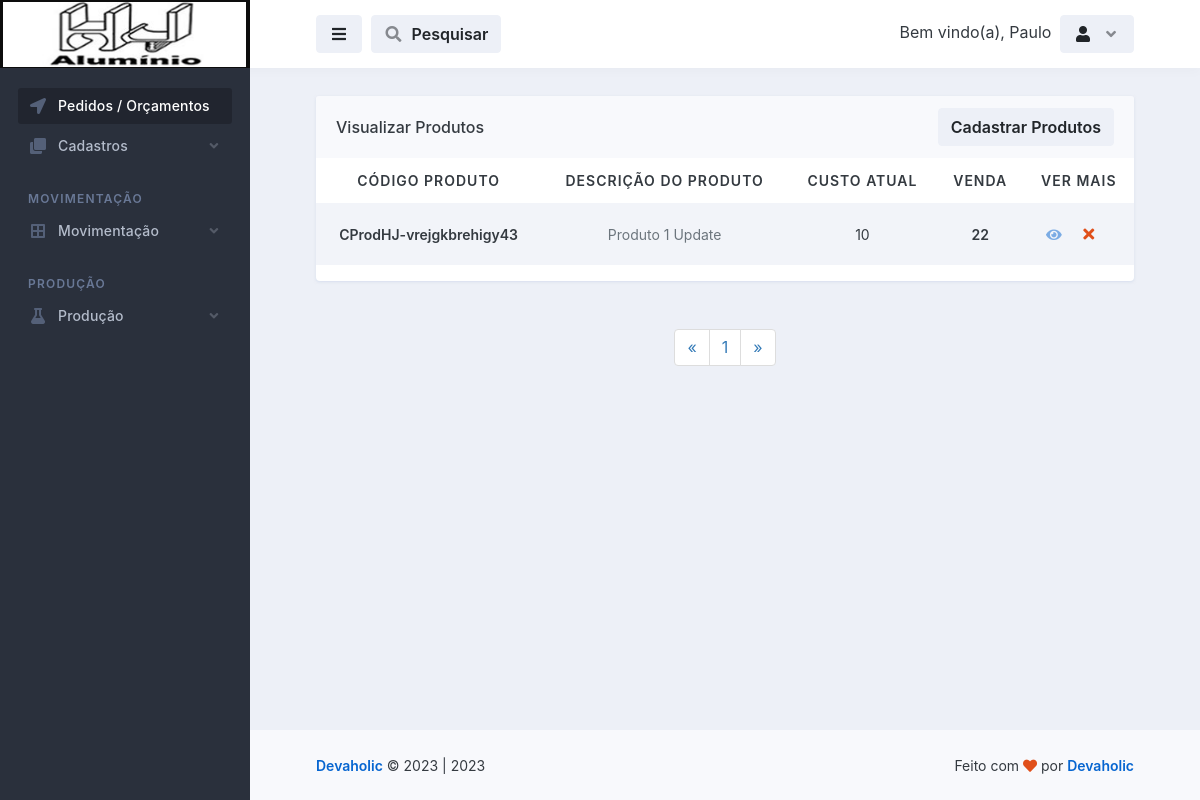
The app's page /produtos/visualizar_produtos.php (signed in), older data.
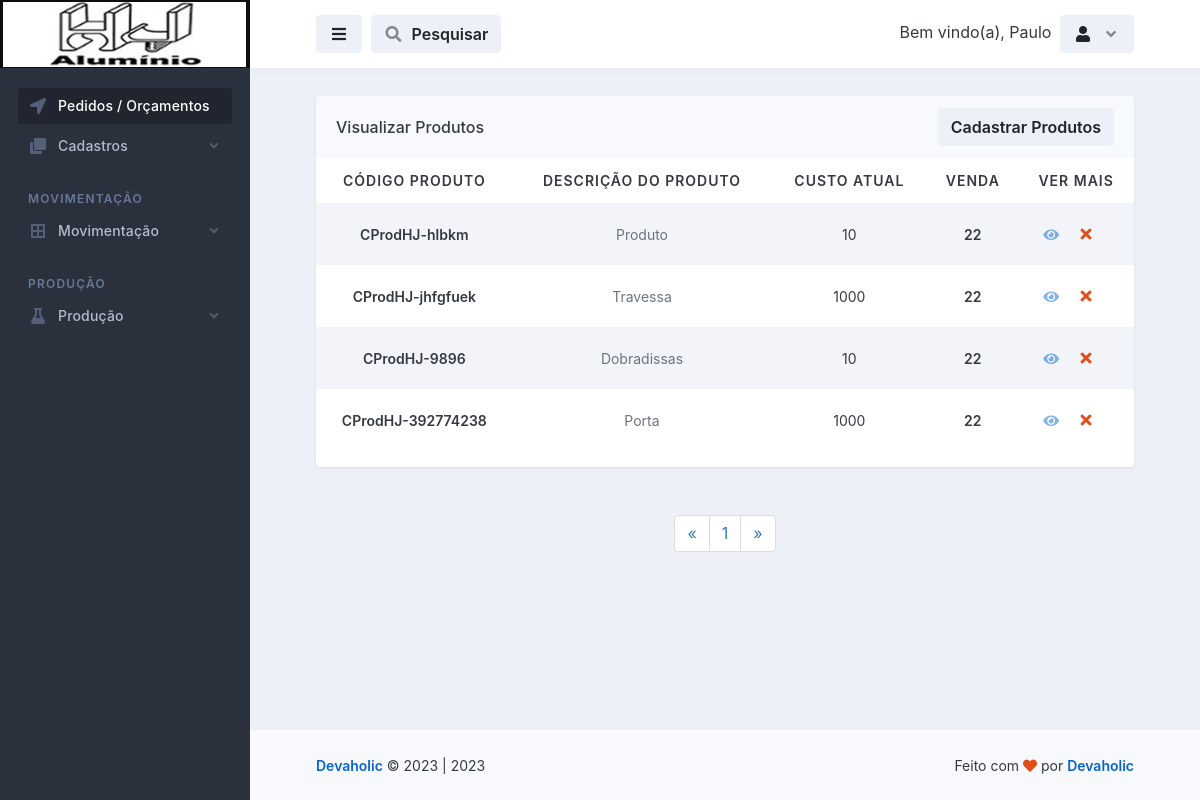
The same page, newer data.
### tables this page shows
CREATE TABLE `logado` (
  `id` int(11) NOT NULL,
  `nome` varchar(50) NOT NULL,
  `email` varchar(100) NOT NULL,
  `senha` varchar(50) NOT NULL,
  `parceiro_colaborador` varchar(100) NOT NULL,
  `cpf` int(100) NOT NULL,
  `rg` int(20) NOT NULL,
  `cep` int(20) NOT NULL,
  `endereco` varchar(100) NOT NULL,
  `telefone` varchar(50) NOT NULL,
  `complemento` varchar(100) NOT NULL,
  `bairro` varchar(100) NOT NULL,
  `cidade` varchar(100) NOT NULL,
  `uf` varchar(20) NOT NULL,
  `nascimento` varchar(100) NOT NULL,
  `nivel` varchar(20) NOT NULL
);

CREATE TABLE `produtos` (
  `id` int(11) NOT NULL,
  `descricao_do_produto` varchar(255) NOT NULL,
  `codigo_produto` varchar(100) NOT NULL,
  `codigo_da_fabrica` varchar(100) NOT NULL,
  `referencia` varchar(255) NOT NULL,
  `libera_para_venda` varchar(100) NOT NULL,
  `bloqueia_estoque_negativo` varchar(100) NOT NULL,
  `embalagem_fornecedor` varchar(100) NOT NULL,
  `consumo_medio` varchar(100) NOT NULL,
  `massa` decimal(10,0) NOT NULL,
  `ultima_alteracao` date NOT NULL,
  `ativo` varchar(20) NOT NULL,
  `custo_atual` decimal(10,0) NOT NULL,
  `markup` decimal(10,0) NOT NULL,
  `venda` decimal(10,0) NOT NULL,
  `ipi` varchar(100) NOT NULL,
  `unidade_basica` varchar(100) NOT NULL,
  `estoque` varchar(100) NOT NULL,
  `estoque_minimo` varchar(255) NOT NULL,
  `estoque_de_seguranca` varchar(255) NOT NULL,
  `tempo_de_reposicao` varchar(100) NOT NULL,
  `linha` varchar(255) NOT NULL,
  `embalagem` varchar(100) NOT NULL,
  `localizador` varchar(255) NOT NULL,
  `classificacao_fiscal` varchar(100) NOT NULL,
  `volume` varchar(100) NOT NULL,
  `quantidade_stock` varchar(255) NOT NULL
);

### database.php (called while the page is built, shortened)
<?php
    class database
    {
        public $server = 'localhost';
        public $user = 'root';
        public $pass = '';
        public $bdn = 'maxportas';
        public function __construct()
        {
            try{
            $this->conn = new PDO('mysql:host='.$this->server.'; dbname='.$this->bdn, $this->user, $this->pass);
            } catch(PDOException $e){
                echo "Error $e";
            }
        }
    }
?>

### controllers/controllers_produtos.php (called while the page is built, shortened)
<?php
    include "../database.php";
class controllers_produtos extends database
{
    public function selecionar_produtos()
    {
        $selecionar_produtos = $this->conn->prepare("SELECT * FROM produtos ORDER BY id DESC");
        $selecionar_produtos->execute();
        $resulprodutos = $selecionar_produtos->fetchAll(PDO::FETCH_ASSOC);
        return $resulprodutos;
    }
}
?>

### produtos/visualizar_produtos.php (the view, shortened to what this page needs)
<?php
$servidor = "localhost";
$usuario = "root";
$senha = "";
$dbname = "maxportas";
$conn = mysqli_connect($servidor, $usuario, $senha, $dbname);
$pagina = (isset($_GET['pagina']))? $_GET['pagina'] : 1;
$result_produtos = "SELECT * FROM produtos ORDER BY id DESC";
$resultado_produtos = mysqli_query($conn, $result_produtos);
$total_produtos = mysqli_num_rows($resultado_produtos);
$quantidade_pg = 10;
$num_pagina = ceil($total_produtos/$quantidade_pg);
$incio = ($quantidade_pg*$pagina)-$quantidade_pg;
$result_produtos = "SELECT * FROM produtos ORDER BY id DESC limit $incio, $quantidade_pg";
$resultado_produtos = mysqli_query($conn, $result_produtos);
?>
<!doctype html>
<html lang="en">
  <head>
    <link rel="stylesheet" id="css-main" href="../assets/css/dashmix.min.css">
    <link rel="stylesheet" href="../assets/css/pagination.css">
  </head>
  <body>
    <div id="page-container" class="sidebar-o sidebar-dark enable-page-overlay side-scroll page-header-fixed main-content-narrow">
    <?php require_once "../template/sidebar.php" ?>
<header id="page-header">
    <div class="content-header">
    <div class="space-x-1">
        <button type="button" class="btn btn-alt-secondary" data-toggle="layout" data-action="sidebar_toggle">
        <i class="fa fa-fw fa-bars"></i>
        </button>
            <button type="button" class="btn btn-alt-secondary" data-toggle="layout" data-action="header_search_on">
              <i class="fa fa-fw opacity-50 fa-search"></i> <span class="ms-1 d-none d-sm-inline-block">Pesquisar</span>
            </button>
    </div>
    <?php require_once "../template/btn_logout.php"; ?>
    </div>
</header>
      <main id="main-container">
        <div class="content content-full content-boxed">
          <div class="row">
            <div class="col-md-12">
              <div class="block block-rounded block-mode-loading-refresh">
                <div class="block-header block-header-default">
                  <h3 class="block-title">
                    Visualizar Produtos
                  </h3>
                  <a class="btn btn-alt-secondary" href="produtos.php">
                    Cadastrar Produtos
                  </a>
                </div>
                <div class="table-responsive">
                  <table class="table table-striped table-hover table-borderless table-vcenter fs-sm">
                  <?php
                    require_once "../controllers/controllers_produtos.php";
                    $selecionar_produtos = new controllers_produtos();
                    $result_produtos = $selecionar_produtos->selecionar_produtos();
                    if(count($result_produtos) > 0)
                    { ?>
                    <thead style="text-align: center;">
                      <tr class="text-uppercase">
                        <th>Código Produto</th>
                        <th>Descrição do Produto</th>
                        <th>Custo Atual</th>
                        <th>Venda</th>
                        <th>Ver Mais</th>
                      </tr>
                    </thead>
                    <?php }?>
                    <tbody style="text-align: center;">
                        <?php
                            require_once "../controllers/controllers_produtos.php";
                            $selecionar_produtos = new controllers_produtos();
                            $result_produtos = $selecionar_produtos->selecionar_produtos();
                            if(count($result_produtos) > 0)
                            {
                              while($row_produtos = mysqli_fetch_assoc($resultado_produtos)){ ?>
                                <tr style="text-align: center;">
                                  <td>
                                      <span class="fw-semibold"><?php echo $row_produtos['codigo_produto']; ?></span>
                                  </td>
                                  <td>
                                    <span class="fs-sm text-muted"><?php echo $row_produtos['descricao_do_produto'];?></span>
                                  </td>
                                  <td>
                                    <?php echo $row_produtos['custo_atual']; ?>
                                  </td>
                                  <td>
                                      <span class="fw-semibold"><?php echo $row_produtos['venda']; ?></span>
                                  </td>
                                  <td class="text-center text-nowrap fw-medium" style="display: flex; justify-content: center; align-items: center;">
                                    <a href="vermais_produtos.php?view_produtos=<?php $idCriptografado = base64_encode($row_produtos['id']); echo $idCriptografado;?>">
                                        <i class="fa fa-eye me-1 opacity-50"></i>
                                    </a>
                                    <?php
                                       echo "<button class='btn' onclick='abrirModal(".$row_produtos['id'].")'><i class='fa fa-fw fa-times text-danger'></i></button>";
                                    ?>
                                  </td>
                                </tr>
                          <?php } } else { echo "<h1>Nenhum registo encontrado!</h1>"; } ?>
                    </tbody>
                  </table>
                </div>
                </div>
                <?php
                  $pagina_anterior = $pagina - 1;
                  $pagina_posterior = $pagina + 1;
                ?>
                <nav class="text-center">
                  <ul class="pagination">
                    <li>
                      <?php
                      if($pagina_anterior != 0){ ?>
                        <a href="visualizar_produtos.php?pagina=<?php echo $pagina_anterior; ?>" aria-label="Previous">
                          <span aria-hidden="true">&laquo;</span>
                        </a>
                      <?php }else{ ?>
                        <span aria-hidden="true">&laquo;</span>
                      <?php }  ?>
                    </li>
                    <?php
                    for($i = 1; $i < $num_pagina + 1; $i++){ ?>
                      <li><a href="visualizar_produtos.php?pagina=<?php echo $i; ?>"><?php echo $i; ?></a>
                      </li>
                    <?php } ?>
                    <li>
                      <?php
                      if($pagina_posterior <= $num_pagina){ ?>
                        <a href="visualizar_produtos.php?pagina=<?php echo $pagina_posterior; ?>" aria-label="Previous">
                          <span aria-hidden="true">&raquo;</span>
                        </a>
                      <?php }else{ ?>
                        <span aria-hidden="true">&raquo;</span>
                      <?php }  ?>
                    </li>
                  </ul>
                </nav>
              </div>
        </div>
      </main>
      <?php require_once "../template/footer.php" ?>
    </div>
  </body>
</html>

### template/sidebar.php (shortened to what this page needs)
<nav id="sidebar" aria-label="Main Navigation">
    <div style="background-color: black;">
        <div class="content-header bg-white-5">
        <a class="fw-semibold text-white tracking-wide" href="../dashboard/dashboard.php">
            <span class="smini-hidden">
            <img style="margin-left: -15px; height: 65px; width: 132%;" src="../assets/img/logoHJ-Aluminio-Sidebarr.jpg" alt="logoHJ-Alumínio">
            </span>
        </a>
        </div>
    </div>
    <div class="js-sidebar-scroll">
        <div class="content-side">
        <ul class="nav-main">
            <li class="nav-main-item">
            <a class="nav-main-link active" href="../dashboard/dashboard.php">
                <i class="nav-main-link-icon fa fa-location-arrow"></i>
                <span class="nav-main-link-name">Pedidos / Orçamentos</span>
            </a>
            </li>
            <li class="nav-main-item">
            <a class="nav-main-link nav-main-link-submenu" data-toggle="submenu" aria-haspopup="true" aria-expanded="false" href="#">
                <i class="nav-main-link-icon fa fa-clone"></i>
                <span class="nav-main-link-name">Cadastros</span>
            </a>
            </li>
            <li class="nav-main-heading">Movimentação</li>
            <li class="nav-main-item">
            <a class="nav-main-link nav-main-link-submenu" data-toggle="submenu" aria-haspopup="true" aria-expanded="false" href="#">
                <i class="nav-main-link-icon fa fa-border-all"></i>
                <span class="nav-main-link-name">Movimentação</span>
            </a>
            </li>
            <li class="nav-main-heading">Produção</li>
            <li class="nav-main-item">
            <a class="nav-main-link nav-main-link-submenu" data-toggle="submenu" aria-haspopup="true" aria-expanded="false" href="#">
                <i class="nav-main-link-icon fa fa-flask"></i>
                <span class="nav-main-link-name">Produção</span>
            </a>
            </li>
        </ul>
        </div>
    </div>
</nav>

### template/btn_logout.php (shortened to what this page needs)
<?php
    include "../conexao-bd.php";
    $email = $_SESSION['email'];
    $selecinarUserLogado = $conn->prepare("SELECT * FROM logado WHERE email = :email");
    $selecinarUserLogado->bindValue(':email', $email);
    $selecinarUserLogado->execute();
    $row = $selecinarUserLogado->fetch(PDO::FETCH_ASSOC);
?>
<div class="space-x-1">
    <div class="dropdown d-inline-block">
        <span class="d-sm-inline-block">Bem vindo(a), <?php echo $row['nome']; ?></span>
    </div>
    <div class="dropdown d-inline-block">
    <button type="button" class="btn btn-alt-secondary" id="page-header-user-dropdown" data-bs-toggle="dropdown" aria-haspopup="true" aria-expanded="false">
        <i class="fa fa-fw fa-user"></i>
        <i class="fa fa-fw fa-angle-down opacity-50 ms-1 d-none d-sm-inline-block"></i>
    </button>
    </div>
</div>

### template/footer.php (shortened to what this page needs)
<footer id="page-footer" class="bg-body-light">
    <div class="content py-0">
        <div class="row fs-sm">
        <div class="col-sm-6 order-sm-2 mb-1 mb-sm-0 text-center text-sm-end">
            Feito com <i class="fa fa-heart text-danger"></i> por <a class="fw-semibold" href="http://devaholic.ao/" target="_blank">Devaholic</a>
        </div>
        <div class="col-sm-6 order-sm-1 text-center text-sm-start">
            <a class="fw-semibold" href="https://devaholic.ao" target="_blank">Devaholic</a> &copy; <span>2023 | <?php echo Date('Y'); ?></span>
        </div>
        </div>
    </div>
</footer>

### assets/css/pagination.css (style rules this page uses)
.pagination { display:inline-block;padding-left:0;margin:20px 0;border-radius:4px }
.pagination>li { display:inline }
.pagination>li>a,.pagination>li>span { position:relative;float:left;padding:6px 12px;margin-left:-1px;line-height:1.42857143;color:#337ab7;text-decoration:none;background-color:#fff;border:1px solid #ddd }
.pagination>li:first-child>a,.pagination>li:first-child>span { margin-left:0;border-top-left-radius:4px;border-bottom-left-radius:4px }
.pagination>li:last-child>a,.pagination>li:last-child>span { border-top-right-radius:4px;border-bottom-right-radius:4px }

Row changes from the older to the newer data that the page shows:
removed produtos: codigo_produto "CProdHJ-vrejgkbrehigy43", descricao_do_produto "Produto 1 Update", custo_atual "10", venda "22"
added produtos: codigo_produto "CProdHJ-hlbkm", descricao_do_produto "Produto", custo_atual "10", venda "22"
added produtos: codigo_produto "CProdHJ-jhfgfuek", descricao_do_produto "Travessa", custo_atual "1000", venda "22"
added produtos: codigo_produto "CProdHJ-9896", descricao_do_produto "Dobradissas", custo_atual "10", venda "22"
added produtos: codigo_produto "CProdHJ-392774238", descricao_do_produto "Porta", custo_atual "1000", venda "22"
